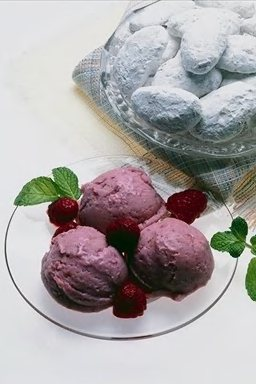
%> input picture Ex1/c_1.jpg, 256 x 384 px; its folder holds only this picture in this run
$ octave ex1_batch.m   (GNU Octave 9; MATLAB toolbox functions it lacks are replaced by stand-ins)
%> lines starting %> are read from the running program, lines starting %| are printed output that depends on the picture
% 2.a
% Clear the workspace memory : clear all, close all

% 2.b
% Create Ex_batch.m

% 2.d
newloc = cd('C:\Users\Ara\Documents\image_processing\Ex1')
cd(newloc)
Ex1_batch()
function Ex1_batch()
    imagefiles = dir('*.jpg');
    nfiles = length(imagefiles);
    for index=1:nfiles
        currentfilename = imagefiles(index).name;
        currentimage = imread(currentfilename);
%> currentimage is the input picture: size 384x256x3 uint8; mean R, G, B 171.3, 166.5, 167
        result = Process(currentimage);
        resultfile_name = strcat(extractBetween(currentfilename,"",".jpg"), '.bmp')
        imwrite(result,char(resultfile_name),'bmp')
    end
end

% 2.c
function result = Process(x)
    scale_down = imresize(x, 0.75);
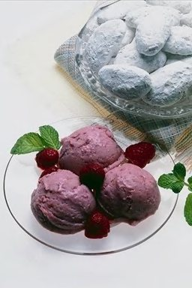
%> scale_down: size 288x192x3 uint8; mean R, G, B 171.3, 166.5, 167
    imgsize = size(scale_down);
%> imgsize = [288 192 3]
    right_half = scale_down(:, imgsize(2)/2+1 : end, : );
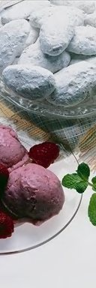
%> right_half: size 288x96x3 uint8; mean R, G, B 156.1, 152.6, 153.2
    left_half = fliplr(right_half);
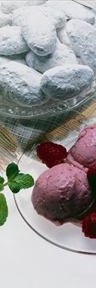
%> left_half: size 288x96x3 uint8; mean R, G, B 156.1, 152.6, 153.2; mean of the top-left, top-right, bottom-left and bottom-right quarters 151.6, 158.2, 176.6, 129.5
%     mirrored = [left_half right_half];
    result = imrotate(left_half,90);
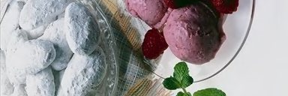
%> result: size 96x288x3 uint8; mean R, G, B 156.1, 152.6, 153.2; mean of the top-left, top-right, bottom-left and bottom-right quarters 158.2, 129.5, 151.6, 176.6
%> (the run ends here)

$ run again, on Ex1/c_5.jpg
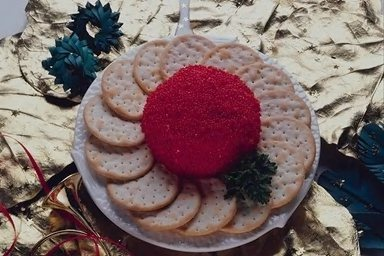
%> input picture Ex1/c_5.jpg, 384 x 256 px
%> in Ex1_batch, currentimage is the input picture: size 256x384x3 uint8; mean R, G, B 123.9, 103.3, 102.2
%> in Process, `left_half = fliplr(right_half);`:
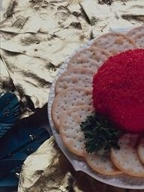
%> left_half: size 192x144x3 uint8; mean R, G, B 122.4, 101.6, 101.1; mean of the top-left, top-right, bottom-left and bottom-right quarters 159.9, 125.6, 78.7, 69.3
%> in Process, `result = imrotate(left_half,90);`:
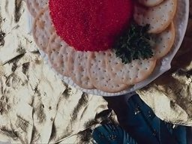
%> result: size 144x192x3 uint8; mean R, G, B 122.4, 101.6, 101.1; mean of the top-left, top-right, bottom-left and bottom-right quarters 125.6, 69.3, 159.9, 78.7

$ run again, on Ex1/c_6.jpg
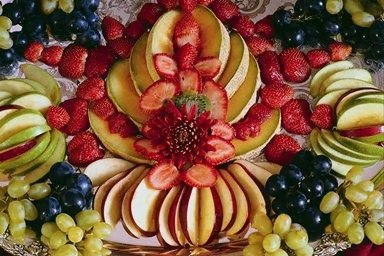
%> input picture Ex1/c_6.jpg, 384 x 256 px
%> in Ex1_batch, currentimage is the input picture: size 256x384x3 uint8; mean R, G, B 126.8, 84.7, 56.6
%> in Process, `left_half = fliplr(right_half);`:
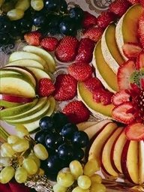
%> left_half: size 192x144x3 uint8; mean R, G, B 126.5, 85.3, 55.2; mean of the top-left, top-right, bottom-left and bottom-right quarters 81, 88.8, 85.9, 100.3
%> in Process, `result = imrotate(left_half,90);`:
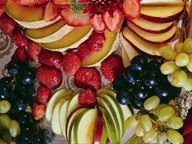
%> result: size 144x192x3 uint8; mean R, G, B 126.5, 85.3, 55.2; mean of the top-left, top-right, bottom-left and bottom-right quarters 88.8, 100.3, 81, 85.9

$ run again, on Ex1/c_2.jpg
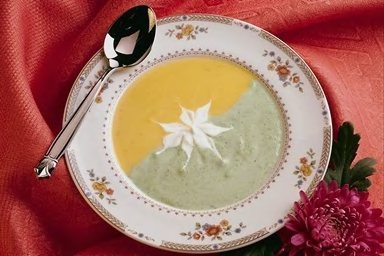
%> input picture Ex1/c_2.jpg, 384 x 256 px
%> in Ex1_batch, currentimage is the input picture: size 256x384x3 uint8; mean R, G, B 165.6, 109.1, 96.7
%> in Process, `left_half = fliplr(right_half);`:
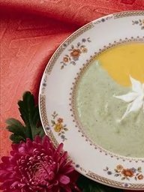
%> left_half: size 192x144x3 uint8; mean R, G, B 169.2, 118, 105.8; mean of the top-left, top-right, bottom-left and bottom-right quarters 116.7, 159.3, 90.1, 158
%> in Process, `result = imrotate(left_half,90);`:
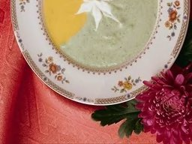
%> result: size 144x192x3 uint8; mean R, G, B 169.2, 118, 105.8; mean of the top-left, top-right, bottom-left and bottom-right quarters 159.3, 158, 116.7, 90.1

$ run again, on Ex1/c_3.jpg
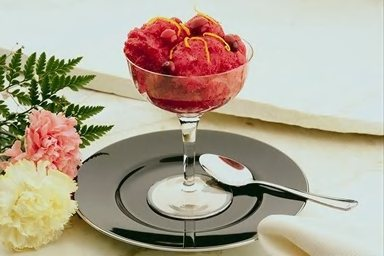
%> input picture Ex1/c_3.jpg, 384 x 256 px
%> in Ex1_batch, currentimage is the input picture: size 256x384x3 uint8; mean R, G, B 177.1, 166.4, 148.4
%> in Process, `result = imrotate(left_half,90);`:
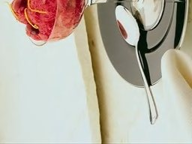
%> result: size 144x192x3 uint8; mean R, G, B 187.9, 180.8, 168; mean of the top-left, top-right, bottom-left and bottom-right quarters 171.3, 132.5, 217.8, 193.9
